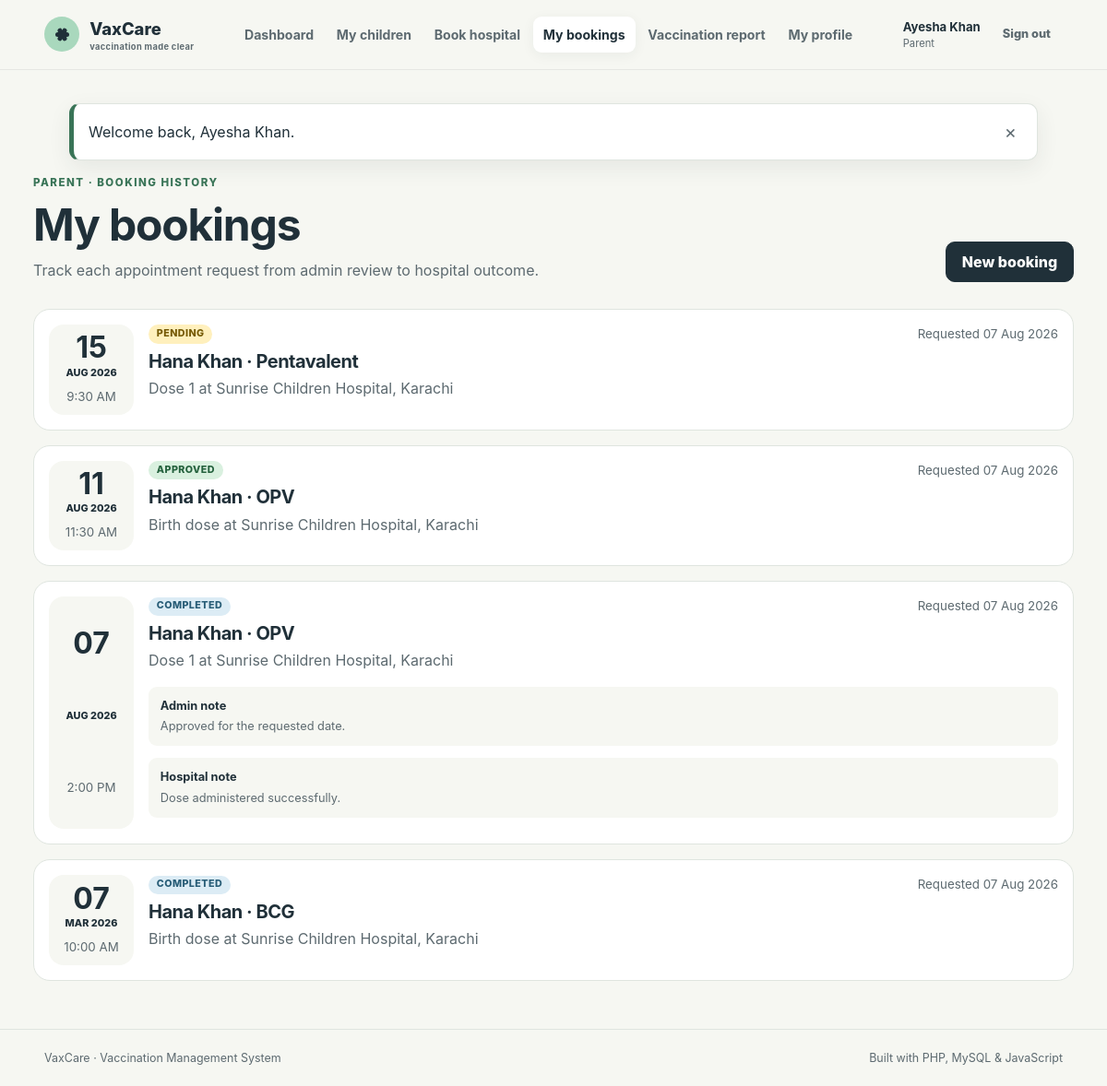
Screenshot of /index.php?route=parent.bookings (signed in) with the database file from the repository.
### tables this page shows
CREATE TABLE `appointments` (
  `id` bigint(20) unsigned NOT NULL AUTO_INCREMENT,
  `parent_id` bigint(20) unsigned NOT NULL,
  `child_id` bigint(20) unsigned NOT NULL,
  `hospital_id` bigint(20) unsigned NOT NULL,
  `vaccine_id` bigint(20) unsigned NOT NULL,
  `appointment_date` date NOT NULL,
  `appointment_time` time NOT NULL,
  `reason` varchar(300) DEFAULT NULL,
  `status` enum('pending','approved','rejected','completed','not_vaccinated') NOT NULL DEFAULT 'pending',
  `admin_notes` varchar(500) DEFAULT NULL,
  `hospital_notes` varchar(500) DEFAULT NULL,
  `approved_by` bigint(20) unsigned DEFAULT NULL,
  `approved_at` datetime DEFAULT NULL,
  `completed_at` datetime DEFAULT NULL,
  `created_at` timestamp NOT NULL DEFAULT current_timestamp(),
  `updated_at` timestamp NOT NULL DEFAULT current_timestamp() ON UPDATE current_timestamp(),
  PRIMARY KEY (`id`),
  KEY `fk_appointment_child` (`child_id`),
  KEY `fk_appointment_vaccine` (`vaccine_id`),
  KEY `fk_appointment_admin` (`approved_by`),
  KEY `idx_appointments_parent` (`parent_id`,`appointment_date`),
  KEY `idx_appointments_hospital` (`hospital_id`,`status`,`appointment_date`),
  KEY `idx_appointments_status_date` (`status`,`appointment_date`),
  CONSTRAINT `fk_appointment_admin` FOREIGN KEY (`approved_by`) REFERENCES `users` (`id`) ON DELETE SET NULL,
  CONSTRAINT `fk_appointment_child` FOREIGN KEY (`child_id`) REFERENCES `children` (`id`) ON DELETE CASCADE,
  CONSTRAINT `fk_appointment_hospital` FOREIGN KEY (`hospital_id`) REFERENCES `hospitals` (`id`),
  CONSTRAINT `fk_appointment_parent` FOREIGN KEY (`parent_id`) REFERENCES `users` (`id`) ON DELETE CASCADE,
  CONSTRAINT `fk_appointment_vaccine` FOREIGN KEY (`vaccine_id`) REFERENCES `vaccines` (`id`)
);

CREATE TABLE `children` (
  `id` bigint(20) unsigned NOT NULL AUTO_INCREMENT,
  `parent_id` bigint(20) unsigned NOT NULL,
  `name` varchar(100) NOT NULL,
  `date_of_birth` date NOT NULL,
  `gender` enum('female','male','other') NOT NULL,
  `blood_group` varchar(5) DEFAULT NULL,
  `medical_notes` varchar(500) DEFAULT NULL,
  `created_at` timestamp NOT NULL DEFAULT current_timestamp(),
  `updated_at` timestamp NOT NULL DEFAULT current_timestamp() ON UPDATE current_timestamp(),
  PRIMARY KEY (`id`),
  KEY `idx_children_parent` (`parent_id`),
  KEY `idx_children_birth` (`date_of_birth`),
  CONSTRAINT `fk_child_parent` FOREIGN KEY (`parent_id`) REFERENCES `users` (`id`) ON DELETE CASCADE
);

CREATE TABLE `vaccines` (
  `id` bigint(20) unsigned NOT NULL AUTO_INCREMENT,
  `name` varchar(100) NOT NULL,
  `disease` varchar(140) NOT NULL,
  `dose_label` varchar(60) NOT NULL,
  `recommended_age_months` smallint(5) unsigned NOT NULL,
  `description` varchar(500) DEFAULT NULL,
  `is_active` tinyint(1) NOT NULL DEFAULT 1,
  `created_at` timestamp NOT NULL DEFAULT current_timestamp(),
  PRIMARY KEY (`id`),
  UNIQUE KEY `uq_vaccine_schedule` (`name`,`dose_label`,`recommended_age_months`),
  KEY `idx_vaccine_age_active` (`recommended_age_months`,`is_active`)
);

CREATE TABLE `users` (
  `id` bigint(20) unsigned NOT NULL AUTO_INCREMENT,
  `role` enum('admin','parent','hospital') NOT NULL,
  `name` varchar(100) NOT NULL,
  `email` varchar(190) NOT NULL,
  `password_hash` varchar(255) NOT NULL,
  `phone` varchar(30) DEFAULT NULL,
  `status` enum('active','inactive') NOT NULL DEFAULT 'active',
  `created_at` timestamp NOT NULL DEFAULT current_timestamp(),
  `updated_at` timestamp NOT NULL DEFAULT current_timestamp() ON UPDATE current_timestamp(),
  PRIMARY KEY (`id`),
  UNIQUE KEY `email` (`email`),
  KEY `idx_users_role_status` (`role`,`status`)
);

CREATE TABLE `hospitals` (
  `id` bigint(20) unsigned NOT NULL AUTO_INCREMENT,
  `user_id` bigint(20) unsigned NOT NULL,
  `address` varchar(255) NOT NULL,
  `city` varchar(100) NOT NULL,
  `location_details` varchar(255) DEFAULT NULL,
  `created_at` timestamp NOT NULL DEFAULT current_timestamp(),
  `updated_at` timestamp NOT NULL DEFAULT current_timestamp() ON UPDATE current_timestamp(),
  PRIMARY KEY (`id`),
  UNIQUE KEY `user_id` (`user_id`),
  KEY `idx_hospitals_city` (`city`),
  CONSTRAINT `fk_hospital_user` FOREIGN KEY (`user_id`) REFERENCES `users` (`id`) ON DELETE CASCADE
);

### app/helpers.php (called while the page is built, shortened)
<?php
function e(mixed $value): string
{
    return htmlspecialchars((string) $value, ENT_QUOTES | ENT_SUBSTITUTE, 'UTF-8');
}
function url(string $route = 'home', array $query = []): string
{
    global $config;
    $query = array_merge(['route' => $route], $query);
    return ($config['base_url'] ?: 'index.php') . '?' . http_build_query($query);
}
function display_date(?string $date, string $format = 'd M Y'): string
{
    return (new DateTimeImmutable($date))->format($format);
}
function status_label(string $status): string
{
    return ucwords(str_replace('_', ' ', $status));
}
function render(string $view, array $data = []): never
{
    $viewFile = __DIR__ . '/views/' . $view . '.php';
    extract($data, EXTR_SKIP);
    require __DIR__ . '/views/layout/header.php';
    require $viewFile;
    require __DIR__ . '/views/layout/footer.php';
    exit;
}

### app/controllers/ParentController.php (called while the page is built, shortened)
<?php
function parent_bookings(PDO $pdo): never
{
    $parent = require_role('parent');
    $statement = $pdo->prepare(
        'SELECT a.*, c.name child_name, v.name vaccine_name, v.dose_label, hu.name hospital_name, h.city
         FROM appointments a JOIN children c ON c.id = a.child_id JOIN vaccines v ON v.id = a.vaccine_id
         JOIN hospitals h ON h.id = a.hospital_id JOIN users hu ON hu.id = h.user_id
         WHERE a.parent_id = ? ORDER BY a.appointment_date DESC, a.created_at DESC'
    );
    $statement->execute([$parent['id']]);
    render('parent/bookings', ['title' => 'My bookings', 'bookings' => $statement->fetchAll()]);
}

### public/index.php (called while the page is built, shortened)
<?php
require_once dirname(__DIR__) . '/app/bootstrap.php';
require_once dirname(__DIR__) . '/app/controllers/ParentController.php';
$route = (string) ($_GET['route'] ?? 'home');
$routes = [
    'home' => 'auth_home',
    'login' => 'auth_login',
    'register.parent' => 'auth_register_parent',
    'register.hospital' => 'auth_register_hospital',
    'logout' => 'auth_logout',
    'admin.dashboard' => 'admin_dashboard',
    'admin.children' => 'admin_children',
    'admin.requests' => 'admin_requests',
    'admin.request.update' => 'admin_request_update',
    'admin.hospitals' => 'admin_hospitals',
    'admin.hospital.save' => 'admin_hospital_save',
    'admin.hospital.delete' => 'admin_hospital_delete',
    'admin.vaccines' => 'admin_vaccines',
    'admin.bookings' => 'admin_bookings',
    'admin.reports' => 'admin_reports',
    'parent.dashboard' => 'parent_dashboard',
    'parent.children' => 'parent_children',
    'parent.child.save' => 'parent_child_save',
    'parent.child.delete' => 'parent_child_delete',
    'parent.hospitals' => 'parent_hospitals',
    'parent.booking.create' => 'parent_booking_create',
    'parent.bookings' => 'parent_bookings',
    'parent.report' => 'parent_report',
    'parent.profile' => 'parent_profile',
    'hospital.dashboard' => 'hospital_dashboard',
    'hospital.inventory' => 'hospital_inventory',
    'hospital.inventory.update' => 'hospital_inventory_update',
    'hospital.appointments' => 'hospital_appointments',
    'hospital.appointment.update' => 'hospital_appointment_update',
];
$routes[$route]($pdo);

### app/config.php (called while the page is built, shortened)
<?php
return [
    'app_name' => 'VaxCare',
    'base_url' => rtrim((string) (getenv('APP_URL') ?: ''), '/'),
    'timezone' => (string) (getenv('APP_TIMEZONE') ?: 'Asia/Karachi'),
    'db' => [
        'host' => (string) (getenv('DB_HOST') ?: '127.0.0.1'),
        'port' => (int) (getenv('DB_PORT') ?: 3306),
        'name' => (string) (getenv('DB_DATABASE') ?: 'vaccination_management'),
        'user' => (string) (getenv('DB_USERNAME') ?: 'root'),
        'pass' => (string) (getenv('DB_PASSWORD') ?: ''),
        'charset' => 'utf8mb4',
    ],
];

### app/bootstrap.php (called while the page is built, shortened)
<?php
$config = require __DIR__ . '/config.php';
date_default_timezone_set($config['timezone']);
require_once __DIR__ . '/helpers.php';

### app/views/parent/bookings.php (the view)
<div class="page-heading"><div><span class="eyebrow">Parent · Booking history</span><h1>My bookings</h1><p>Track each appointment request from admin review to hospital outcome.</p></div><a class="button" href="<?= e(url('parent.hospitals')) ?>">New booking</a></div>
<section class="booking-list"><?php foreach ($bookings as $booking): ?><article><div class="date-tile large"><strong><?= e(display_date($booking['appointment_date'], 'd')) ?></strong><span><?= e(display_date($booking['appointment_date'], 'M Y')) ?></span><small><?= e(display_date($booking['appointment_time'], 'g:i A')) ?></small></div><div class="booking-main"><div class="card-top"><span class="status status-<?= e($booking['status']) ?>"><?= e(status_label($booking['status'])) ?></span><small>Requested <?= e(display_date($booking['created_at'])) ?></small></div><h2><?= e($booking['child_name']) ?> · <?= e($booking['vaccine_name']) ?></h2><p><?= e($booking['dose_label']) ?> at <?= e($booking['hospital_name']) ?>, <?= e($booking['city']) ?></p><?php if ($booking['admin_notes']): ?><div class="note"><strong>Admin note</strong><p><?= e($booking['admin_notes']) ?></p></div><?php endif; ?><?php if ($booking['hospital_notes']): ?><div class="note"><strong>Hospital note</strong><p><?= e($booking['hospital_notes']) ?></p></div><?php endif; ?></div></article><?php endforeach; ?><?php if (!$bookings): ?><div class="empty-state compact"><span class="empty-icon">↗</span><h2>No bookings yet</h2><p>Search hospitals and request the first appointment.</p><a class="button" href="<?= e(url('parent.hospitals')) ?>">Find hospital</a></div><?php endif; ?></section>

### public/assets/css/app.css (style rules this page uses)
:root { --ink: #203039; --ink-soft: #5d6a70; --paper: #f6f7f2; --surface: #ffffff; --line: #dfe5df; --mint: #a9d8bd; --mint-deep: #397457; --coral: #f1a78f; --coral-deep: #994d37; --blue: #b8d7e8; --blue-deep: #35677f; --sun: #f0d477; --danger: #b94b49; --shadow: 0 14px 42px rgba(32, 48, 57, .08); --radius: 18px; --radius-sm: 11px; }
* { box-sizing: border-box; }
html { scroll-behavior: smooth; }
body { margin: 0; color: var(--ink); background: var(--paper); font-family: Inter, ui-sans-serif, system-ui, -apple-system, "Segoe UI", sans-serif; line-height: 1.55; }
button, a { -webkit-tap-highlight-color: transparent; }
a { color: var(--mint-deep); text-decoration: none; }
h1, h2, h3, p { margin-top: 0; }
h1, h2, h3 { line-height: 1.13; letter-spacing: -.025em; }
h1 { font-size: clamp(2rem, 4vw, 3.5rem); margin-bottom: .65rem; }
h2 { font-size: clamp(1.25rem, 2vw, 1.75rem); margin-bottom: .55rem; }
small { color: var(--ink-soft); }
.eyebrow { display: block; margin-bottom: .55rem; color: var(--mint-deep); font-size: .72rem; font-weight: 800; letter-spacing: .13em; text-transform: uppercase; }
.button { display: inline-flex; align-items: center; justify-content: center; min-height: 44px; padding: .7rem 1.05rem; border: 1px solid var(--ink); border-radius: 10px; background: var(--ink); color: white; font-weight: 800; line-height: 1; cursor: pointer; transition: transform .18s ease, box-shadow .18s ease, background .18s ease; }
.page-heading { display: flex; align-items: flex-end; justify-content: space-between; gap: 1.5rem; margin-bottom: 1.8rem; }
.page-heading h1 { font-size: clamp(2rem, 4vw, 3.25rem); }
.page-heading p { max-width: 690px; margin-bottom: 0; color: var(--ink-soft); }
.timeline-list time, .date-tile { display: grid; place-items: center; min-width: 58px; padding: .5rem; border-radius: 12px; background: var(--paper); text-align: center; }
.timeline-list time strong, .date-tile strong { font-size: 1.4rem; line-height: 1; }
.timeline-list time span, .date-tile span { font-size: .68rem; font-weight: 800; text-transform: uppercase; }
.status { display: inline-flex; width: max-content; padding: .3rem .55rem; border-radius: 999px; color: var(--ink); background: #e9ece9; font-size: .67rem; font-weight: 850; line-height: 1; text-transform: uppercase; letter-spacing: .04em; }
.status-pending { background: #fff0bd; color: #765a05; }
.status-approved, .status-available, .status-active { background: #d9f0df; color: #24613d; }
.status-completed { background: #dcecf5; color: #285d77; }
.card-top, .request-top { display: flex; align-items: center; justify-content: space-between; gap: .7rem; margin-bottom: 1rem; }
.note { margin: .8rem 0; padding: .7rem .8rem; border-radius: 9px; background: var(--paper); font-size: .8rem; }
.note p { margin: .15rem 0 0; color: var(--ink-soft); }
.date-tile.large { min-width: 92px; min-height: 100%; border-radius: 16px; }
.date-tile.large strong { font-size: 2rem; }
.date-tile small { margin-top: .3rem; }
.booking-list > article { display: flex; gap: 1rem; margin-bottom: 1rem; padding: 1rem; background: white; border: 1px solid var(--line); border-radius: var(--radius); }
.booking-main { flex: 1; min-width: 0; }
.booking-main .card-top { margin-bottom: .5rem; }
.booking-main h2 { font-size: 1.25rem; margin-bottom: .35rem; }
.booking-main > p { color: var(--ink-soft); }

### rows the page displays
appointments: appointment_date "15", appointment_date "AUG 2026", appointment_time "9:30 AM", status "PENDING", created_at "07 Aug 2026", child.name "Hana Khan", vaccine.name "Pentavalent", vaccine.dose_label "Dose 1", users.name "Sunrise Children Hospital", hospital.city "Karachi"
appointments: appointment_date "11", appointment_date "AUG 2026", appointment_time "11:30 AM", status "APPROVED", created_at "07 Aug 2026", child.name "Hana Khan", vaccine.name "OPV", vaccine.dose_label "Birth dose", users.name "Sunrise Children Hospital", hospital.city "Karachi"
appointments: appointment_date "07", appointment_date "AUG 2026", appointment_time "2:00 PM", status "COMPLETED", created_at "07 Aug 2026", child.name "Hana Khan", vaccine.name "OPV", vaccine.dose_label "Dose 1", users.name "Sunrise Children Hospital", hospital.city "Karachi", admin_notes "Approved for the requested date.", hospital_notes "Dose administered successfully."
appointments: appointment_date "07", appointment_date "MAR 2026", appointment_time "10:00 AM", status "COMPLETED", created_at "07 Aug 2026", child.name "Hana Khan", vaccine.name "BCG", vaccine.dose_label "Birth dose", users.name "Sunrise Children Hospital", hospital.city "Karachi"

### other values shown
$label "Dashboard"
$label "My children"
$label "Book hospital"
$label "My bookings"
$label "Vaccination report"
$label "My profile"
$user['name'] "Ayesha Khan"
status_label($role) "Parent"
$flash['message'] "Welcome back, Ayesha Khan."
